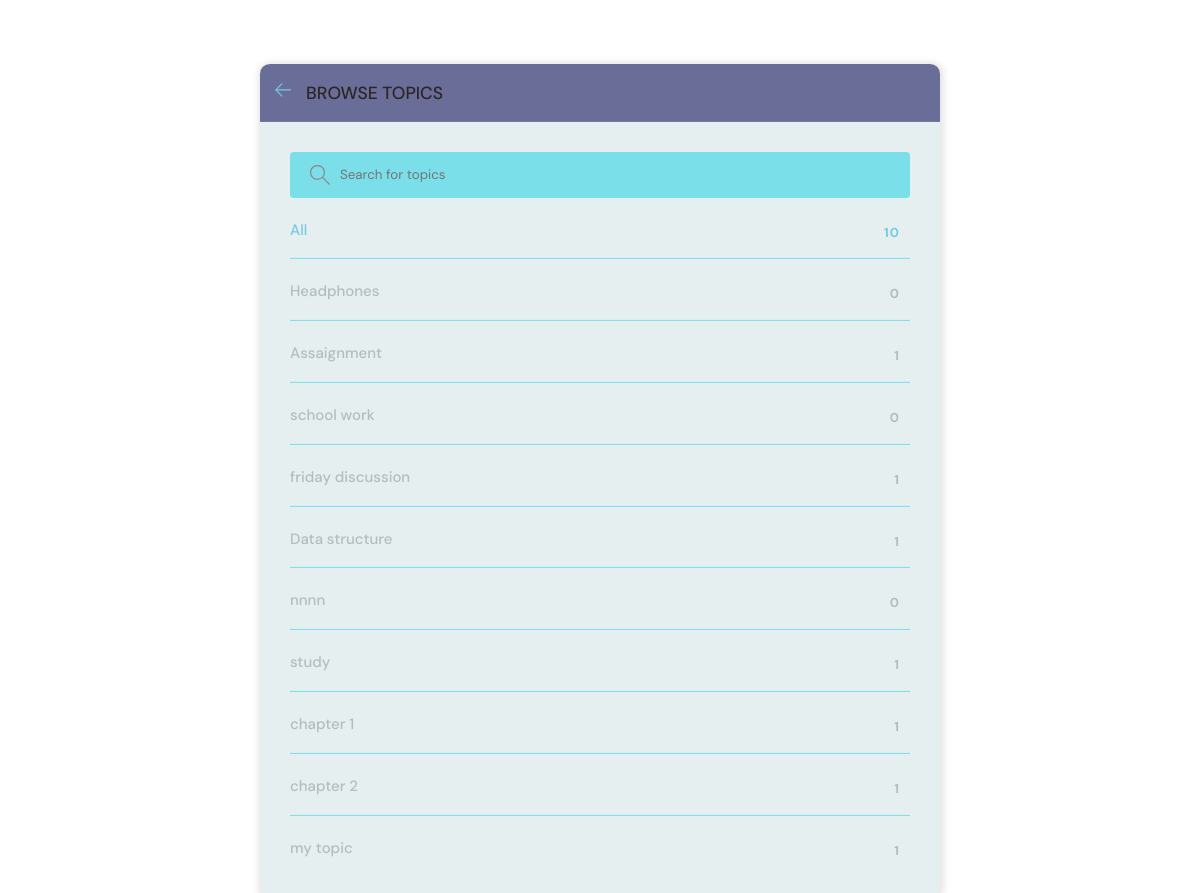
Page /topics/ on the committed database.
### base/models.py (models this page shows, shortened)
class Topic(models.Model):
    name = models.CharField(max_length=200)

### base/views.py (the view)
# urls.py: path('topics/', views.topicsPage, name="topics"),
def topicsPage(request):
    q = request.GET.get('q') if request.GET.get('q') != None else ''
    topics = Topic.objects.filter(name__icontains=q)
    return render(request, 'base/topics.html', {'topics': topics})

### base/templates/base/topics.html (shortened to what this page needs)
{% extends 'partials/mains.html' %}
{% block content %}
<main class="create-room layout">
  <div class="container">
    <div class="layout__box">
      <div class="layout__boxHeader">
        <div class="layout__boxTitle">
          <a href="{% url 'home' %}">
            <svg version="1.1" xmlns="http://www.w3.org/2000/svg" width="32" height="32" viewBox="0 0 32 32">
              <title>arrow-left</title>
              <path
                d="M13.723 2.286l-13.723 13.714 13.719 13.714 1.616-1.611-10.96-10.96h27.625v-2.286h-27.625l10.965-10.965-1.616-1.607z">
              </path>
            </svg>
          </a>
          <h3>Browse Topics</h3>
        </div>
      </div>
      <div class="topics-page layout__body">
        <form action="" method="GET" class="header__search">
          <label>
            <input name="q" placeholder="Search for topics" />
          </label>
        </form>
        <ul class="topics__list">
          <li>
            <a href="{% url 'topics' %}" class="active">All <span>{{topics.count}}</span></a>
          </li>
          {% for topic in topics %}
          <li>
            <a href="{% url 'home' %}?q={{topic.name}}">{{ topic.name }} <span>{{topic.room_set.all.count}}</span></a>
          </li>
          {% endfor %}
        </ul>
      </div>
    </div>
  </div>
</main>
{% endblock content %}

### base/templates/partials/mains.html (shortened to what this page needs)
<!DOCTYPE html>
{% load static %}
<html lang="en">
<head>
    <link rel="stylesheet" href="{% static 'css/styles.css' %}" />
</head>
<body>
    {% block content %}
    {% endblock %}
</body>
</html>

### static/css/styles.css (style rules this page uses)
:root { --color-main: #73cae2; --color-main-light: #39e006; --color-dark: #e5eff0; --color-dark-medium: #7adfe8; --color-dark-light: #696d97; --color-light: #2b2525; --color-gray: #8b8b8b; --color-light-gray: #b2bdbd; --color-bg: #c4e1e6; --color-success: #5dd693; --color-error: #fc4b0b; }
* { font-family: "DM Sans", -apple-system, BlinkMacSystemFont, "Segoe UI", Roboto, Oxygen, Ubuntu, Cantarell, "Open Sans", "Helvetica Neue", sans-serif; margin: 0; padding: 0; box-sizing: border-box; text-rendering: optimizeLegibility; }
html { font-size: 56.25%; }
@media only screen and (min-width: 1200px) { html { font-size: 62.5%; } }
body { line-height: 1.6; font-weight: 400; font-size: 1.5rem; color: var(--color-light-gray); background-color: var(--color-bg); min-height: 100vh; }
a { display: inline-block; color: var(--color-main); text-decoration: none; }
.container { max-width: 120rem; width: 90%; margin: auto; }
.header__search > label { background-color: var(--color-dark-medium); padding: 1.3rem 1rem; display: flex; align-items: center; gap: 1rem; border-radius: 4px; }
.header__search svg { fill: var(--color-gray); width: 2rem; height: 2rem; margin-left: 1rem; }
.header__search input { width: 30rem; background: transparent; border: none; outline: none; color: var(--color-light); }
.layout { margin-top: 2.4rem; }
.layout > .container { display: flex; justify-content: space-between; align-items: flex-start; }
.layout__box { width: 90%; max-width: 48rem; min-height: 40rem; position: absolute; top: 50%; left: 50%; transform: translate(-50%, -46%); background-color: var(--color-dark); border-radius: 1rem; box-shadow: 1px 1px 6px 3px rgba(0, 0, 0, 0.1); overflow: hidden; }
.layout__boxHeader { display: flex; padding: 1.5rem; background-color: var(--color-dark-light); }
.layout__boxTitle { display: flex; gap: 1.5rem; align-items: center; }
.layout__boxTitle h3 { text-transform: uppercase; font-weight: 500; color: var(--color-light); }
.layout__boxTitle svg { width: 1.6rem; height: 1.6rem; fill: var(--color-main); }
.layout__body { margin: 3rem; }
.topics__list { list-style: none; }
.topics__list li a { display: flex; justify-content: space-between; margin-bottom: 3rem; font-weight: 500; color: var(--color-light-gray); transition: all 0.3s ease-in-out; }
.topics__list li a.active, .topics__list li a:hover { color: var(--color-main); }
.topics__list li a span { padding: 0.5rem 1rem; background-color: var(--color-dark); border-radius: 3px; font-size: 1.3rem; font-weight: 700; letter-spacing: 1px; }
.topics-page .topics__list li:not(:last-child) a { margin: 2rem 0; padding-bottom: 1rem; text-decoration: none; border-bottom: 1px solid var(--color-dark-medium); }
.topics-page .header__search { display: block; }
.create-room.layout .layout__box { max-width: 68rem; }
body { background-color: #fff; }

### rows in the picture
Topic: name "Headphones", room_set.all.count "0"
Topic: name "Assaignment", room_set.all.count "1"
Topic: name "school work", room_set.all.count "0"
Topic: name "friday discussion", room_set.all.count "1"
Topic: name "Data structure", room_set.all.count "1"
Topic: name "nnnn", room_set.all.count "0"
Topic: name "study", room_set.all.count "1"
Topic: name "chapter 1", room_set.all.count "1"
Topic: name "chapter 2", room_set.all.count "1"
Topic: name "my topic", room_set.all.count "1"

### other values in the picture
{{ topics.count }} "10"
